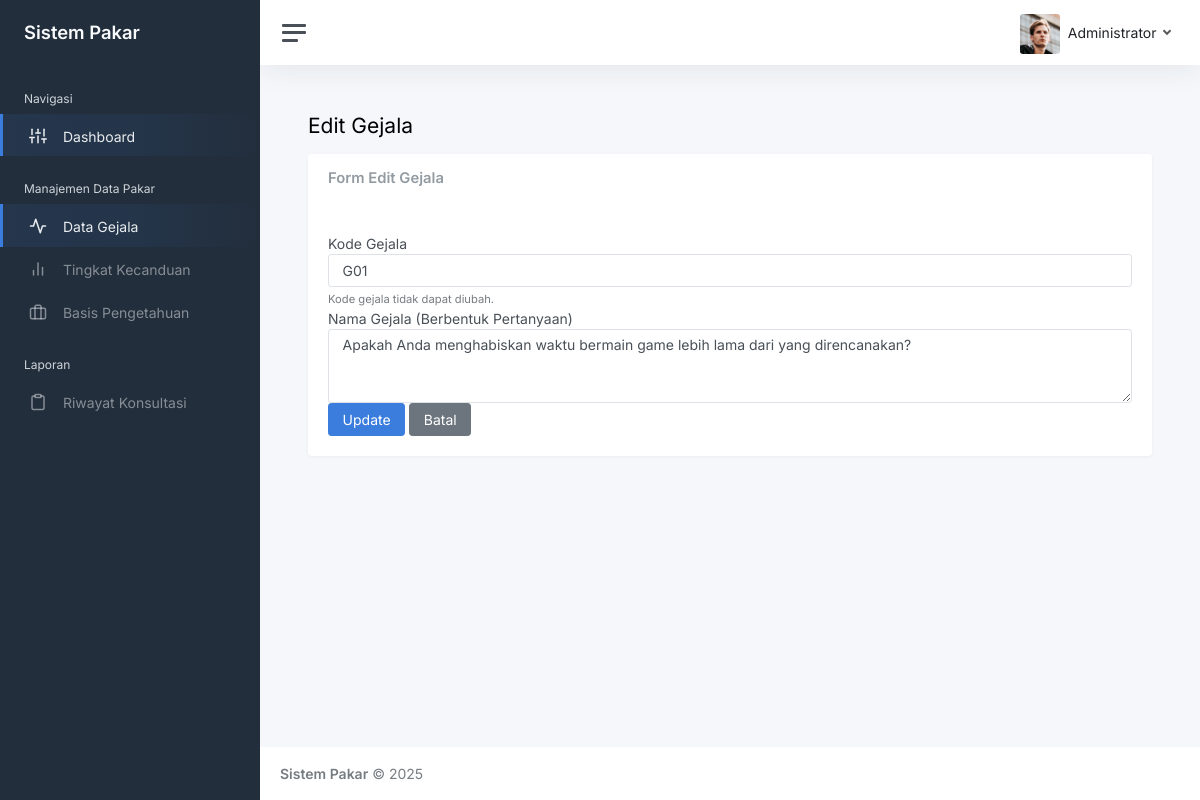
Page /dashboard/admin/gejala/edit.php?kode=G01 (signed in) on the committed database.
### tables this page shows
CREATE TABLE IF NOT EXISTS `gejala` (
  `kode_gejala` varchar(5) NOT NULL,
  `nama_gejala` text NOT NULL,
  PRIMARY KEY (`kode_gejala`)
);

### dashboard/admin/gejala/edit.php (called while the page is built, shortened)
<?php
include '../../../config/koneksi.php';
$kode = $_GET['kode'] ?? '';
$sql = "SELECT * FROM gejala WHERE kode_gejala = ?";
$stmt = $koneksidb->prepare($sql);
$stmt->bind_param("s", $kode);
$stmt->execute();
$result = $stmt->get_result();
$gejala = $result->fetch_assoc();
include base_path('layout/main.php');
?>

### dashboard/admin/gejala/edit_view.php (the view, shortened to what this page needs)
<div class="card shadow-sm">
    <div class="card-header">
        <h3 class="card-title">Form Edit Gejala</h3>
    </div>
    <div class="card-body">
        <form action="update.php" method="POST">
            <div class="form-group">
                <label for="kode_gejala">Kode Gejala</label>
                <input type="text" class="form-control" id="kode_gejala" name="kode_gejala" value="<?= htmlspecialchars($gejala['kode_gejala']) ?>" readonly>
                <small class="form-text text-muted">Kode gejala tidak dapat diubah.</small>
            </div>
            <div class="form-group">
                <label for="nama_gejala">Nama Gejala (Berbentuk Pertanyaan)</label>
                <textarea class="form-control" id="nama_gejala" name="nama_gejala" rows="3" required><?= htmlspecialchars($gejala['nama_gejala']) ?></textarea>
            </div>
            <button type="submit" class="btn btn-primary">Update</button>
            <a href="index.php" class="btn btn-secondary">Batal</a>
        </form>
    </div>
</div>

### rows in the picture
gejala: kode_gejala "G01", nama_gejala "Apakah Anda menghabiskan waktu bermain game lebih lama dari yang direncanakan?"

### other values in the picture
$_SESSION['user']['nama_lengkap'] "Administrator"
$page_title "Edit Gejala"
